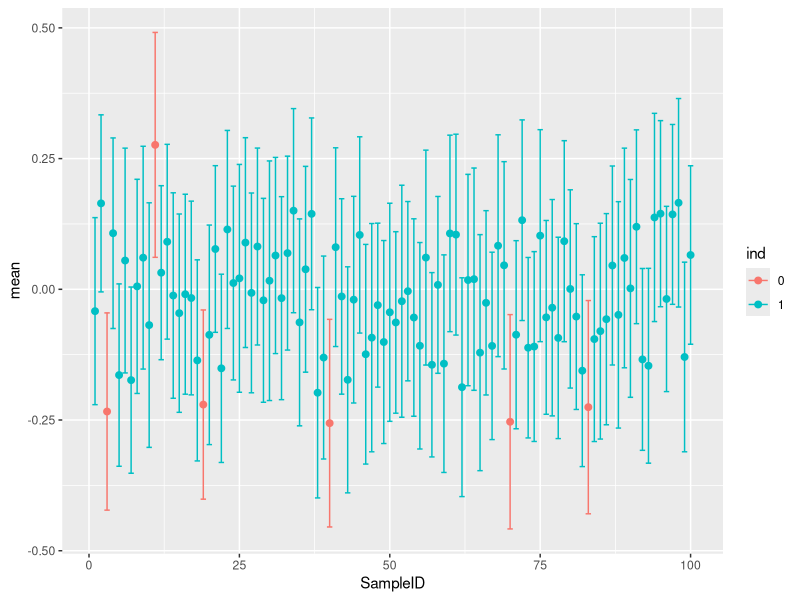

This chart was generated by the following R code:
## ---- chunk 1
library(foreach)
library(ggplot2)
library(knitr)
## ---- chunk 2
#samples <- list()
sample <- foreach(i=1:100) %do% rnorm(100)
## ---- chunk 3
mean <- unlist(foreach(i=1:100) %do% mean(sample[[i]]))
absolute_bias <- foreach(i=1:100) %do% abs(0 - mean(sample[[i]]))
se_mean <- foreach(i=1:100) %do% (sqrt(var(sample[[i]])) / sqrt(length(sample[[i]])))
CI_low <- foreach(i=1:100) %do% (mean(sample[[i]])-1.96*se_mean[[i]])
CI_high <- foreach(i=1:100) %do% (mean(sample[[i]])+1.96*se_mean[[i]])
## ---- chunk 4
indicator <- c()
indicator[CI_low > 0 | CI_high < 0] <- 0 
indicator[is.na(indicator)] <- 1
indicator <- as.factor(indicator)
data <- data.frame("SampleID" = 1:100,"mean"=mean,"CIL"=unlist(CI_low),"CIH"=unlist(CI_high),"ind" = indicator)
ggplot(data, aes(x=SampleID, y = mean, col=ind)) +
    geom_point(size = 2) +
    geom_errorbar(aes(ymax = CIH, ymin = CIL))
## ---- chunk 5
kable(data[data$ind == 0,2:4])
